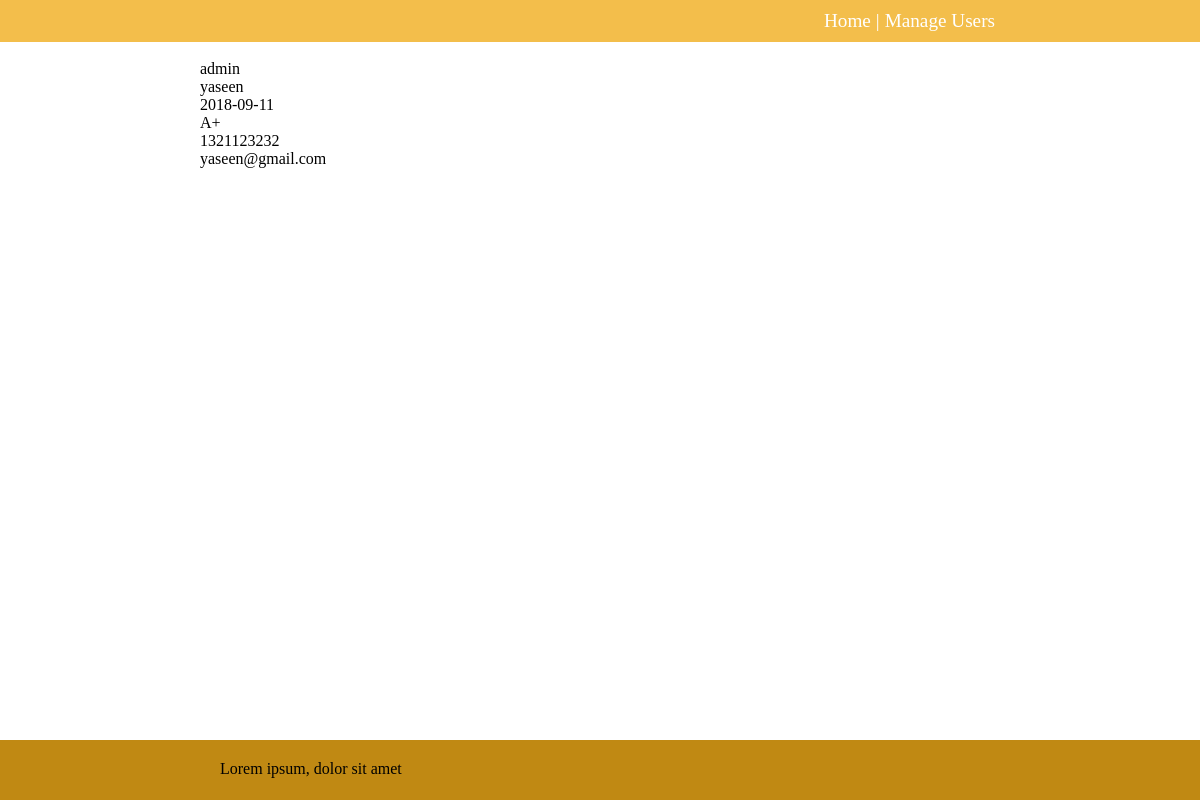
The app's page /preview/4 with its own data.
### app.py (models this page shows, shortened)
class User(db.Model):
    id = db.Column(db.Integer, primary_key = True)
    name = db.Column(db.String(50), nullable = False)
    pic = db.Column(db.Text, unique = True, nullable = False)
    mimetype = db.Column(db.Text, nullable = False)
    position = db.Column(db.String(50), nullable = False)
    date_of_birth = db.Column(db.Date, nullable = False)
    blood_group = db.Column(db.String(50), nullable = False)
    phone = db.Column(db.String(50), nullable = False)
    email = db.Column(db.String(80), nullable = False)

### app.py (the view)
@app.route("/preview/<int:id>")
def preview(id):
    user = User.query.filter_by(id=id).first()
    o = urlparse(request.base_url)
    host = o.hostname
    return render_template('preview.html',user = user,host=host)

### templates/preview.html (shortened to what this page needs)
{% extends 'base.html' %}
{% block body %}
<img src="http://{{ host }}:5000/images/{{ user.id }}" alt="" height="100px"> <br>
{{ user.position }} <br>
{{ user.name }} <br>
{{ user.date_of_birth }} <br>
{{ user.blood_group }} <br>
{{ user.phone }} <br>
{{ user.email }} <br>
{% endblock %}

### static/css/main.css (style rules this page uses)
* { margin: 0; padding: 0; box-sizing: border-box; }
html, body { height: 100%; margin: 0; }

### records on screen
User: position "admin", name "yaseen", date_of_birth "2018-09-11", blood_group "A+", phone "1321123232", email "yaseen@gmail.com"
